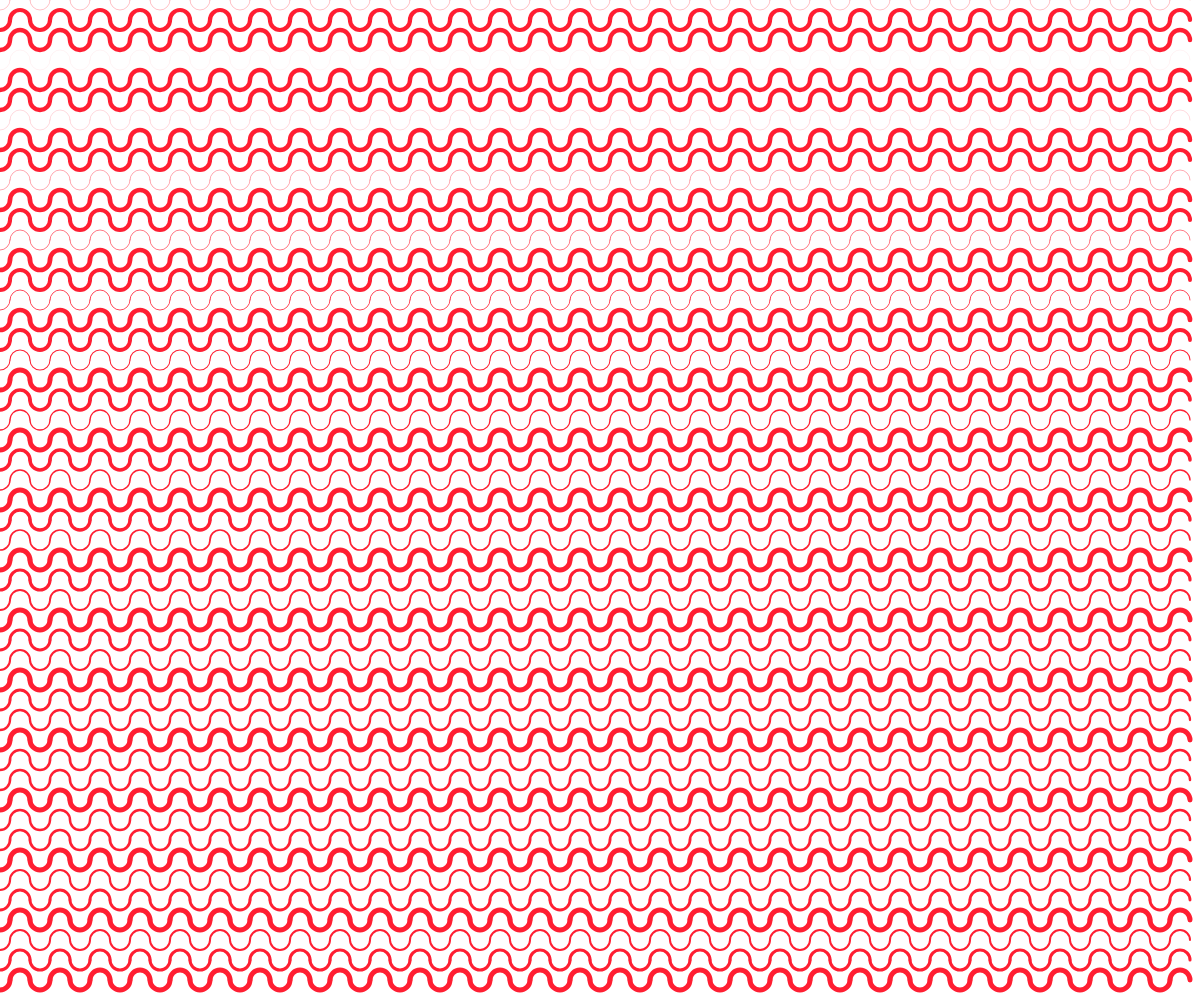
Frame 1 (no input)
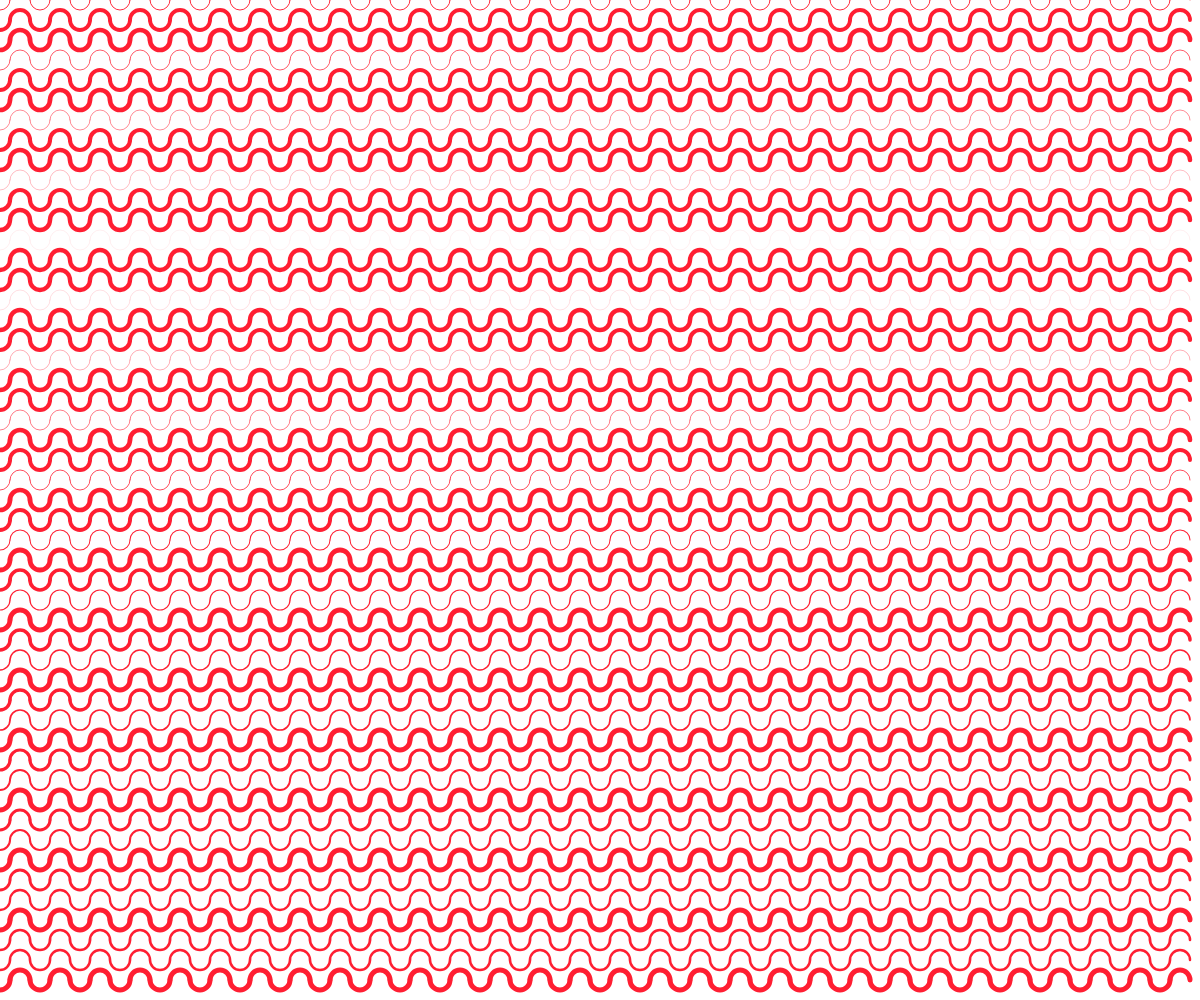
Frame 60 (no input)
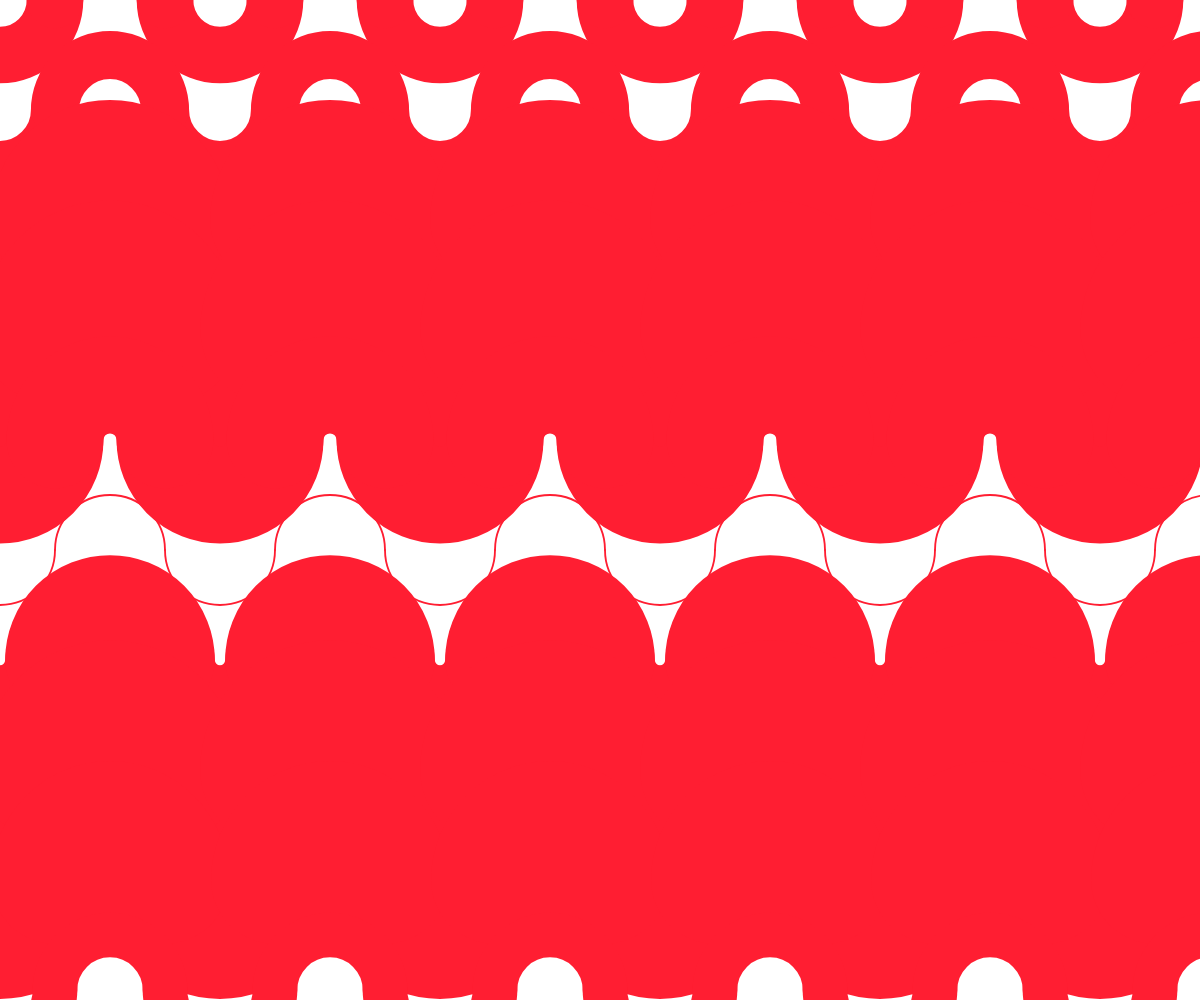
Frame 120 (the mouse pressed at the canvas centre since frame 60)

The p5.js sketch that drew these frames (run headless with seeded random() and noise() and a simulated clock; from frame 60 on, the mouse is pressed at the canvas centre):

// p5.js sketch
// ── sketch.js

function setup() {
  createCanvas(windowWidth, windowHeight);
  //strokeCap(ROUND)
}


function draw() {
  background(255);
  stroke(0);
  noFill();

  mX = map(mouseX, 0, windowWidth, 20, 200)
  mY = map(mouseY, 0, windowHeight, 20, 200)

  makeArc(mX, mY, ((mX + mY)/4));
}


function makeArc(mX, mY, amp){
  //mX and mY are grid and arc size
  time = millis() / 300;

  for (let y = 0; y < windowHeight; y+= mY){
    sw = abs(amp * sin(y * amp + time));
    for (let x1 = 0; x1 < windowWidth; x1 += 2 * mX){
      strokeWeight(sw*(mY/40));
      stroke(255,30,50)
      arc(x1, y, mX, mY, 0, PI);
    }

    for (let x2 = 0; x2 < windowWidth; x2 += 2 * mX){
      strokeWeight(sw*(mX/40));
      stroke(255,30,50);
      arc(x2 + mX, y, mX, mY, PI, 2 * PI);
    }
  }
}
